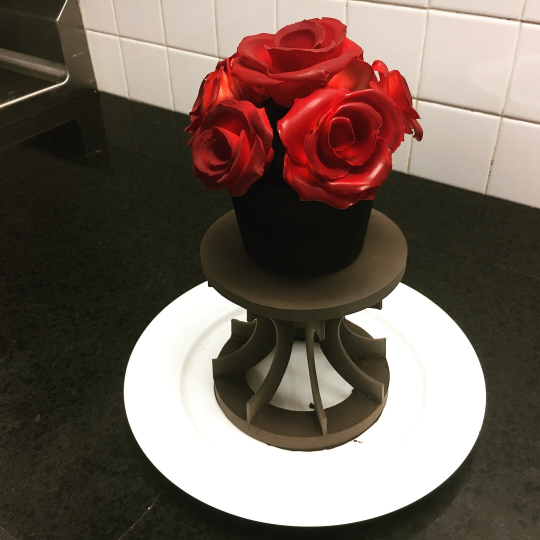
//> input picture chocolate.png, 1080 x 1080 px (shown at 1/2 size)
$ ./FeatureDetection ../chocolate.png ../chocolate.png   (built with g++ and OpenCV 4)
//> lines starting //> are read from the running program, lines starting //| are printed output that depends on the picture
#include <iostream>
#include "opencv2/core.hpp"
#include "opencv2/opencv.hpp"

// #ifdef HAVE_OPENCV_XFEATURES2D
#include "opencv2/highgui.hpp"
#include "opencv2/features2d.hpp"
#include "opencv2/xfeatures2d.hpp"

using namespace cv;
using namespace cv::xfeatures2d;
using std::cout;
using std::endl;

const char* keys =
    "{ help h | | Print help Message. }"
    "{ @input1 | | Path to input 1. }"
    "{ @input2 | | Path to input 2. }";

int main( int argc, char* argv[] )
{
    CommandLineParser parser( argc, argv, keys );

    Mat img1 = imread( samples::findFile( parser.get<String>( "@input1" ) ), IMREAD_GRAYSCALE );
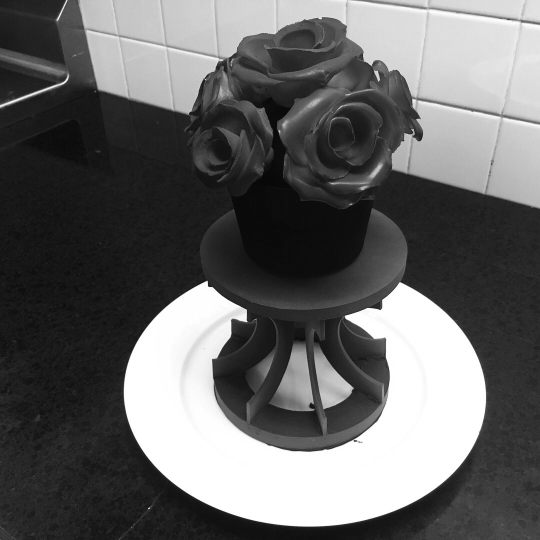
//> img1: 1080 rows x 1080 cols, CV_8UC1 (shown at 1/2 size); min 3, max 255, mean 101.6
    Mat img2 = imread( samples::findFile( parser.get<String>( "@input2" ) ), IMREAD_GRAYSCALE );

    if (img1.empty() || img2.empty())
    {
        cout << "Could not open or find the image!\n" << endl;
        cout << "Usage: " << argv[0] << " <Input image>" << endl;
        return -1;
    }

    //-- Step 1: Detect the keypoints using SIFT Detector
    int minHessian = 500;
    Ptr<SIFT> detector = SIFT::create( minHessian );
    std::vector<KeyPoint> kp1, kp2;
    Mat desc1, desc2;

    detector->detectAndCompute(img1, noArray(), kp1, desc1);
//> kp1 = 500 keypoints; strongest (x, y, size): (298, 1016, 2.1), (392, 644, 102.7), (843, 682, 131.5), (710, 882, 2.9)
    detector->detectAndCompute(img2, noArray(), kp2, desc2);
//> kp2 has the same summary as kp1


    //-- Step 2: Matching descriptor vectors with a FLANN based matcher
    Ptr<DescriptorMatcher> matcher = DescriptorMatcher::create(DescriptorMatcher::FLANNBASED);
    std::vector<std::vector<DMatch>> knn_matches;
    matcher->knnMatch(desc1, desc2, knn_matches, 2);
//> knn_matches = 500 matches

    //-- Filter matches uing the Lowe's ratio test
    const float ratio_thresh = 110.0f;
    std::vector<DMatch> good_matches;

    for (size_t i = 0; i< knn_matches.size(); i++)
    {
        if (knn_matches[i][0].distance < ratio_thresh)
        {
            good_matches.push_back(knn_matches[i][0]);
        }
    }
//> after the loop, good_matches = 500 matches

    if( good_matches.size() == 0)
        std::cout << "No good matches" << std::endl;

    //-- Draw keypoints
    Mat img_matches;
    drawMatches( img1, kp1, img2, kp2, good_matches, img_matches, Scalar::all(-1),
                    Scalar::all(-1), std::vector<char>(), DrawMatchesFlags::NOT_DRAW_SINGLE_POINTS );
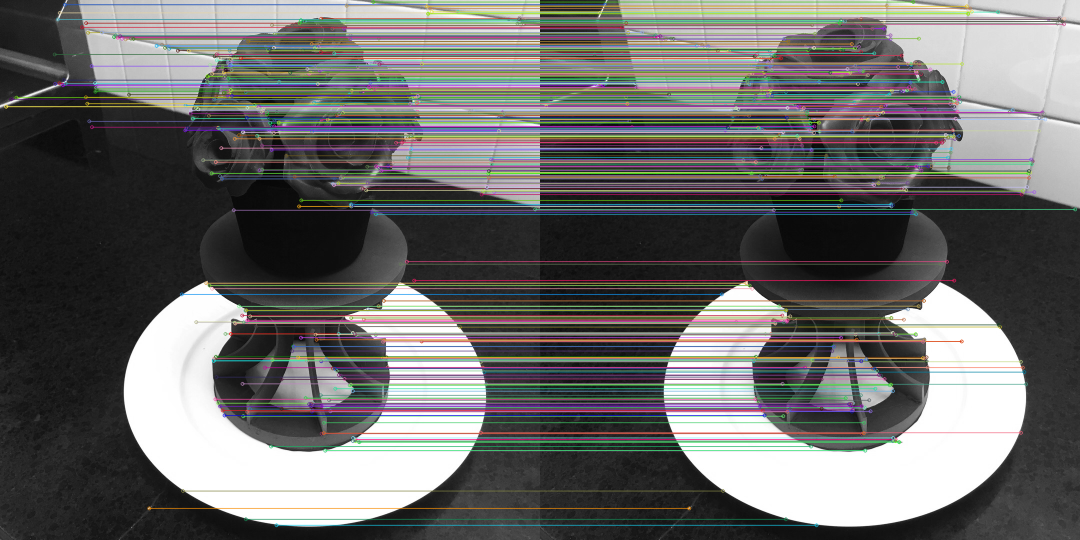
//> img_matches: 1080 rows x 2160 cols, CV_8UC3 (shown at 1/2 size); mean B, G, R 104.5, 105.8, 106.4

    //-- Resize images
    int down_width = 1400;
    int down_height = 800;
    Mat resized_down;

    resize(img_matches, resized_down, Size(down_width, down_height), INTER_LINEAR);
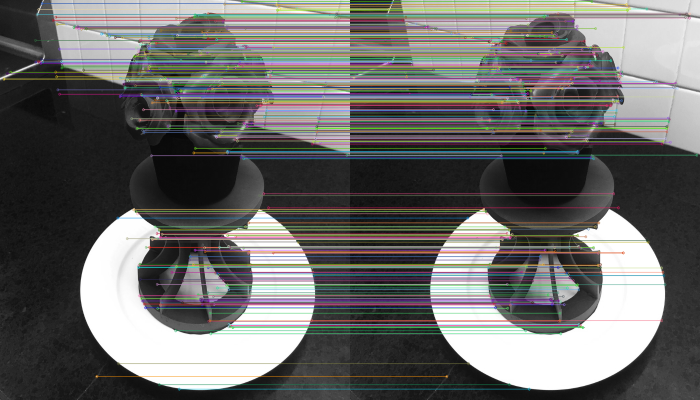
//> resized_down: 800 rows x 1400 cols, CV_8UC3 (shown at 1/2 size); mean B, G, R 104.4, 105.9, 106.4

    //-- Show detected (drawn) keypoints
    imshow("SIFT Matches", resized_down);
    waitKey();
    return 0;
}
// #else
// int main()
// {
//     std::cout << "This tutorial code needs the xfeatures2d contrib module to be run." << std::endl;
//     return 0;
// }
// #endif
